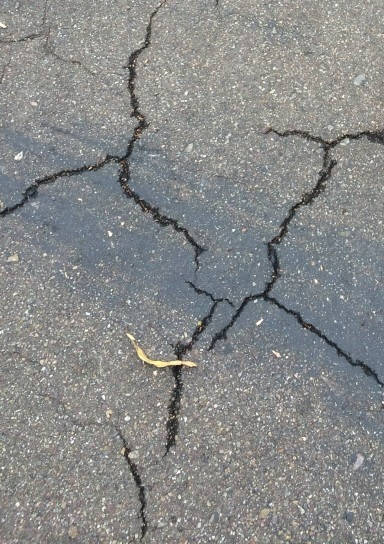
#> input picture backend/test_images/11125-1.jpg, 384 x 544 px
$ python -i preprocess.py   (imports and definitions only)
#> lines starting #> are read from the running program, lines starting #| are printed output that depends on the picture
#> further down, picture is the input picture: shape (544, 384, 3); mean B, G, R 136.7, 137.3, 135.8
"""Reusable image preprocessing for quality checks and model input.

Geometric steps that must stay aligned (image and mask) live in
`resize_pair` and `apply_same_flip`. Model networks receive a CHW float tensor.
"""

from __future__ import annotations

import io
from typing import Optional, Tuple

import cv2
import numpy as np

IMAGENET_MEAN = np.array([0.485, 0.456, 0.406], dtype=np.float32)
IMAGENET_STD = np.array([0.229, 0.224, 0.225], dtype=np.float32)


# [16 lines left out: functions decode_image, load_bgr, not called in this run]


def to_bgr(image: np.ndarray) -> np.ndarray:
    """Return a 3-channel BGR image. Grayscale and BGRA inputs are converted."""
    if image.ndim == 2:
        return cv2.cvtColor(image, cv2.COLOR_GRAY2BGR)
    if image.shape[2] == 1:
        return cv2.cvtColor(image, cv2.COLOR_GRAY2BGR)
    if image.shape[2] == 4:
        return cv2.cvtColor(image, cv2.COLOR_BGRA2BGR)
    return image


def to_rgb(image: np.ndarray) -> np.ndarray:
    bgr = to_bgr(image)
    return cv2.cvtColor(bgr, cv2.COLOR_BGR2RGB)


# [12 lines left out: functions to_gray, denoise, not called in this run]


def resize_keep_aspect(
    image: np.ndarray,
    size: Tuple[int, int] = (224, 224),
    pad_value: int = 0,
) -> Tuple[np.ndarray, float, Tuple[int, int]]:
    """Letterbox resize. `size` is (width, height). Returns image, scale, (left, top)."""
#> called with size = (64, 64), pad_value = 0
    target_w, target_h = size
    bgr = to_bgr(image)
    height, width = bgr.shape[:2]
#> height = 544; width = 384
    if height == 0 or width == 0:
        raise ValueError("Image has a zero dimension")
    scale = min(target_w / width, target_h / height)
#> scale = 0.118
    new_w = max(1, int(round(width * scale)))
#> new_w = 45
    new_h = max(1, int(round(height * scale)))
#> new_h = 64
    resized = cv2.resize(bgr, (new_w, new_h), interpolation=cv2.INTER_AREA)
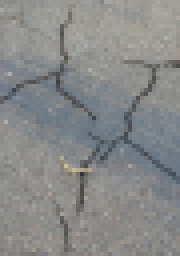
#> resized: shape (64, 45, 3) (shown 4 times larger); mean B, G, R 136.7, 137.3, 135.8
    canvas = np.full((target_h, target_w, 3), pad_value, dtype=resized.dtype)
    left = (target_w - new_w) // 2
#> left = 9
    top = (target_h - new_h) // 2
#> top = 0
    canvas[top : top + new_h, left : left + new_w] = resized
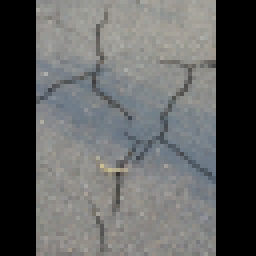
#> canvas: shape (64, 64, 3) (shown 4 times larger); mean B, G, R 96.1, 96.6, 95.5
    return canvas, float(scale), (left, top)


def resize_stretch(image: np.ndarray, size: Tuple[int, int], interpolation: int = cv2.INTER_AREA) -> np.ndarray:
    """Resize to (width, height) without preserving aspect ratio."""
    return cv2.resize(image, size, interpolation=interpolation)


# [35 lines left out: functions resize_pair, apply_same_flip, not called in this run]


def normalize_rgb(rgb: np.ndarray, imagenet: bool = True) -> np.ndarray:
    """HWC uint8 or float RGB -> HWC float32, optionally ImageNet-normalized."""
#> called with imagenet = True
    array = rgb.astype(np.float32)
    if array.max() > 1.5:
        array = array / 255.0
    if imagenet:
        array = (array - IMAGENET_MEAN) / IMAGENET_STD
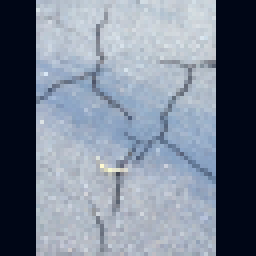
#> array: shape (64, 64, 3) float32 (shown 4 times larger); mean R, G, B -0.483, -0.345, -0.129; drawn with min black and max white
    return array


def to_chw(hwc: np.ndarray) -> np.ndarray:
    return np.transpose(hwc, (2, 0, 1)).astype(np.float32)


def preprocess_for_model(
    image: np.ndarray,
    size: Tuple[int, int] = (64, 64),
    imagenet: bool = True,
    keep_aspect: bool = True,
    reduce_noise: bool = False,
) -> np.ndarray:
    """Validate, optionally denoise, resize, normalize, and return a CHW tensor.

    Accepts grayscale or color images. Output always has 3 channels.
    """
    if image is None or image.size == 0:
        raise ValueError("Empty image")
    if image.ndim not in (2, 3):
        raise ValueError(f"Unsupported image shape {image.shape}")
    working = to_bgr(image)
    if reduce_noise:
        working = denoise(working)
    if keep_aspect:
        working, _, _ = resize_keep_aspect(working, size=size)
    else:
        working = resize_stretch(working, size)
    rgb = cv2.cvtColor(working, cv2.COLOR_BGR2RGB)
    return to_chw(normalize_rgb(rgb, imagenet=imagenet))


# [21 lines left out: functions encode_jpeg, encode_png, read_upload, not called in this run]


def tensor_from_bytes(image_bytes: bytes, size: Tuple[int, int] = (224, 224)) -> np.ndarray:
    image = read_upload(image_bytes)
    return preprocess_for_model(image, size=size, imagenet=True, keep_aspect=True, reduce_noise=False)

>>> import cv2
>>> picture = cv2.imread('../../test_images/11125-1.jpg')
>>> result = preprocess_for_model(picture)
